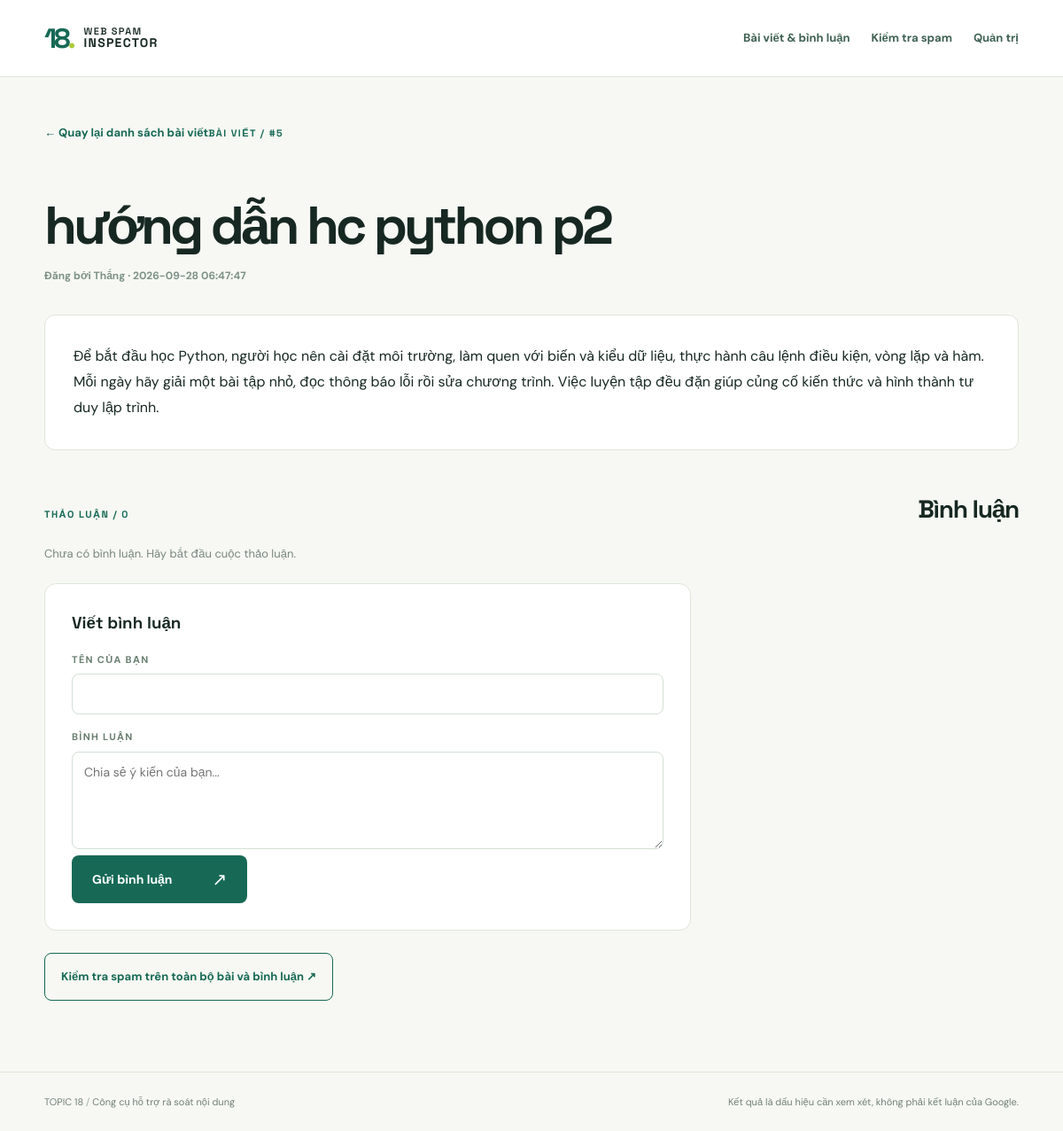
The app's page /posts/5 with its own data.
### tables this page shows
CREATE TABLE posts (id INTEGER PRIMARY KEY AUTOINCREMENT, title TEXT NOT NULL, body TEXT NOT NULL, author TEXT NOT NULL, created_at TIMESTAMP DEFAULT CURRENT_TIMESTAMP);

### app.py (the view)
@app.get("/posts/<int:post_id>")
def view_post(post_id):
    post, comments = get_post(post_id)
    if post is None:
        abort(404)
    return render_template("post.html", post=post, comments=comments)

### app.py (called while the page is built)
def form_token():
    if "csrf" not in session:
        session["csrf"] = secrets.token_urlsafe(24)
    return session["csrf"]

### store.py (called while the page is built)
def is_postgres():
    return bool(os.getenv("DATABASE_URL", "").startswith(("postgres://", "postgresql://")))

@contextmanager
def connect():
    if is_postgres():
        import psycopg
        from psycopg.rows import dict_row
        connection = psycopg.connect(os.environ["DATABASE_URL"], row_factory=dict_row)
    else:
        path = Path(os.getenv("SQLITE_PATH", Path(__file__).with_name("topic18.db")))
        path.parent.mkdir(parents=True, exist_ok=True)
        connection = sqlite3.connect(path)
        connection.row_factory = sqlite3.Row
        connection.execute("PRAGMA foreign_keys = ON")
    try:
        yield connection
        connection.commit()
    except Exception:
        connection.rollback()
        raise
    finally:
        connection.close()

def run(conn, sql, values=()):
    return conn.execute(sql.replace("?", "%s") if is_postgres() else sql, values)

def init_db(conn):
    primary_key = "BIGSERIAL PRIMARY KEY" if is_postgres() else "INTEGER PRIMARY KEY AUTOINCREMENT"
    run(conn, f"CREATE TABLE IF NOT EXISTS posts (id {primary_key}, title TEXT NOT NULL, body TEXT NOT NULL, author TEXT NOT NULL, created_at TIMESTAMP DEFAULT CURRENT_TIMESTAMP)")
    run(conn, f"CREATE TABLE IF NOT EXISTS comments (id {primary_key}, post_id BIGINT NOT NULL REFERENCES posts(id) ON DELETE CASCADE, author TEXT NOT NULL, body TEXT NOT NULL, created_at TIMESTAMP DEFAULT CURRENT_TIMESTAMP)")
    run(conn, "CREATE TABLE IF NOT EXISTS hidden_items (kind TEXT NOT NULL, item_id BIGINT NOT NULL, PRIMARY KEY(kind,item_id))")

def get_post(post_id):
    with connect() as conn:
        init_db(conn)
        post = run(conn, "SELECT * FROM posts WHERE id=? AND NOT EXISTS (SELECT 1 FROM hidden_items h WHERE h.kind='post' AND h.item_id=posts.id)", (post_id,)).fetchone()
        if post is None:
            return None, []
        comments = run(conn, "SELECT * FROM comments WHERE post_id=? AND NOT EXISTS (SELECT 1 FROM hidden_items h WHERE h.kind='comment' AND h.item_id=comments.id) ORDER BY id", (post_id,)).fetchall()
        return dict(post), [dict(row) for row in comments]

### templates/post.html (shortened to what this page needs)
{% extends 'base.html' %}
{% block content %}
<article class="wrap article"><a class="back" href="{{ url_for('community') }}">← Quay lại danh sách bài viết</a><span class="index">BÀI VIẾT / #{{ post.id }}</span><h1>{{ post.title }}</h1><p class="post-meta">Đăng bởi {{ post.author }} · {{ post.created_at }}</p><div class="article-body">{{ post.body }}</div></article>
<section class="wrap comment-section" id="comments"><div class="section-heading"><span class="index">THẢO LUẬN / {{ comments|length }}</span><h2>Bình luận</h2></div>{% if comments %}<div class="comment-list">{% for comment in comments %}<article class="comment"><div class="avatar">{{ comment.author[:1]|upper }}</div><div><div class="comment-author">{{ comment.author }} <span>· {{ comment.created_at }}</span></div><p>{{ comment.body }}</p></div></article>{% endfor %}</div>{% else %}<p class="field-help">Chưa có bình luận. Hãy bắt đầu cuộc thảo luận.</p>{% endif %}<div class="compose comment-form"><h3>Viết bình luận</h3><form action="{{ url_for('create_comment', post_id=post.id) }}" method="post"><input type="hidden" name="csrf" value="{{ form_token() }}"><div class="honeypot" aria-hidden="true"><label>Website <input name="website" tabindex="-1" autocomplete="off"></label></div><label for="author">TÊN CỦA BẠN</label><input id="author" name="author" maxlength="60" minlength="2" required><label for="body">BÌNH LUẬN</label><textarea id="body" name="body" maxlength="500" minlength="3" required placeholder="Chia sẻ ý kiến của bạn..."></textarea><button class="submit" type="submit">Gửi bình luận <span aria-hidden="true">↗</span></button></form></div><form class="inline-audit" action="{{ url_for('check') }}" method="post"><input type="hidden" name="mode" value="community"><button class="outline-button" type="submit">Kiểm tra spam trên toàn bộ bài và bình luận ↗</button></form></section>
{% endblock %}

### static/style.css (style rules this page uses)
:root { --ink:#172823;--muted:#63716c;--green:#176956;--lime:#d5ed75;--paper:#f7f8f3;--line:#dfe5da;--cream:#fff;--accent:#f2f7e1 }
* { box-sizing:border-box }
body { margin:0;background:var(--paper);color:var(--ink);font-family:'DM Sans',Arial,sans-serif;line-height:1.5 }
h1,h2,h3,p { margin-top:0 }
h1,h2,h3,.brand,.index,.type-num,.finding-id,.summary { font-family:'Space Grotesk',Arial,sans-serif }
a { color:inherit }
.wrap { max-width:1160px;margin:auto;padding-left:30px;padding-right:30px }
.header-tag,.index,.eyebrow,.row-label { font-size:11px;font-weight:700;letter-spacing:.13em }
h1 { font-size:clamp(42px,6vw,79px);line-height:1.08;letter-spacing:-.065em;max-width:960px;margin:24px 0 }
.section-heading { display:flex;justify-content:space-between;align-items:baseline;gap:20px;margin-bottom:20px }
.index { color:var(--green) }
h2 { font-size:28px;letter-spacing:-.045em;margin-bottom:0 }
.field-help { font-size:13px;color:#78867e;margin:12px 0 24px }
.submit { border:0;border-radius:8px;background:var(--green);color:white;min-height:54px;padding:0 23px;font:700 14px 'DM Sans',Arial,sans-serif;cursor:pointer;display:inline-flex;align-items:center;gap:45px }
.submit span { font-size:20px;font-weight:400 }
.back { display:inline-block;color:var(--green);font-size:13px;font-weight:700;text-decoration:none;margin-bottom:48px }
.outline-button { background:transparent;border:1px solid var(--green);border-radius:8px;color:var(--green);padding:15px 18px;min-height:54px;font:700 13px 'DM Sans',Arial,sans-serif;cursor:pointer }
.compose { padding:30px;background:#fff;border:1px solid var(--line);border-radius:13px;align-self:start }
.compose label { display:block;font-size:11px;letter-spacing:.12em;color:#687e70;font-weight:700;margin:17px 0 8px }
.compose input,.compose textarea { width:100%;border:1px solid #d3dfd4;background:#fff;border-radius:8px;padding:13px;color:var(--ink);font:14px 'DM Sans',Arial,sans-serif;outline:none }
.compose textarea { height:185px;resize:vertical }
.post-meta { font-size:12px;color:#7d9185;font-weight:700 }
.article { padding-top:50px;padding-bottom:45px }
.article h1 { font-size:clamp(36px,5vw,62px);margin:15px 0;overflow-wrap:anywhere }
.article-body { margin-top:35px;padding:32px;background:#fff;border:1px solid var(--line);border-radius:12px;font-size:16px;line-height:1.8;white-space:pre-wrap;overflow-wrap:anywhere }
.comment-section { padding-bottom:80px }
.comment-form { max-width:730px;margin-bottom:25px }
.comment-form textarea { height:110px }
.inline-audit { margin-top:25px }

### records on screen
posts: id "5", title "hướng dẫn hc python p2", author "Thắng", created_at "2026-09-28 06:47:47", body "Để bắt đầu học Python, người học nên cài đặt môi trường, làm quen với biến và kiểu dữ liệu, thực hành câu lệnh điều kiện, vòng lặp và hàm. Mỗi ngày hãy giải một bài tập nhỏ, đọc thông báo lỗi rồi sửa chương trình. Việc luyện tập đều đặn giúp củng cố kiến thức và hình thành tư duy lập trình."

### other values on screen
{{ comments|length }} "0"
